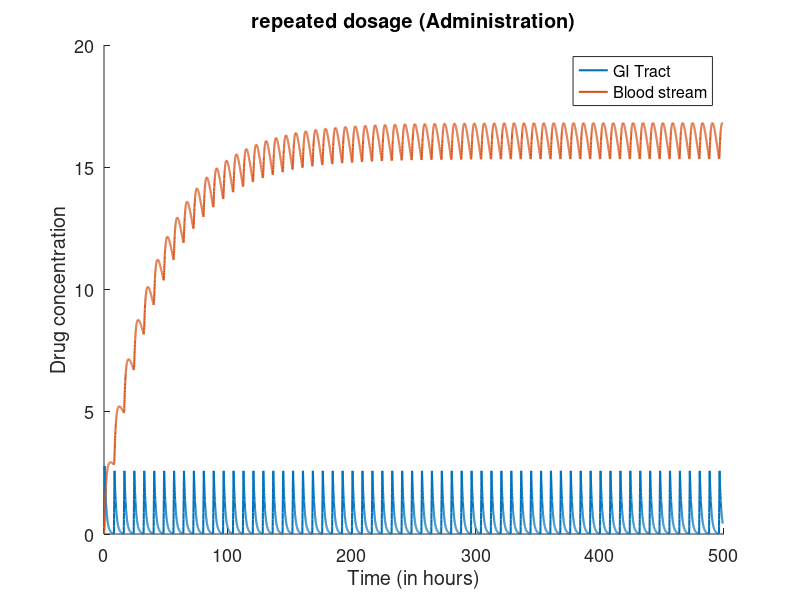

The MATLAB script that drew this image:
%Q3(g) :

% Drug will not have adverse effect as the maximum value reached is 16.81
% units.
close all;
clear all;
total = 500;
set(gca,'fontsize',13)
hold on

dt = 0.05;
iter = (total - 1) / dt + 1;
Q1 = zeros(iter, 1);
Q2 = zeros(iter, 1);
Q1(1) = 6 * dt;
Q2(1) = 0;
k1 = 0.6931;
k2 = 0.0231;
t = zeros(iter, 1);
ti = -1;
for i = 2 : iter
    add = 0;
    t(i) = t(i - 1) + dt;
    if mod(t(i), 8) >= 0 && mod(t(i), 8) <= 0.5
        add = 6 * dt;
    end;
    Q1(i) = Q1(i - 1) - dt * k1 * Q1(i - 1) + add;
    Q2(i) = Q2(i - 1) + dt * (k1 * Q1(i - 1) - k2 * Q2(i - 1)); 
    if(Q2(i) >= 20 && ti == -1) 
        ti = t(i);
    end;
end;
ti
plot(t, Q1,'lineWidth',1.5);
hold on
plot(t, Q2,'lineWidth',1.5);
legend('GI Tract', 'Blood stream');
title('repeated dosage (Administration)');
xlabel('Time (in hours)');
ylabel('Drug concentration');
